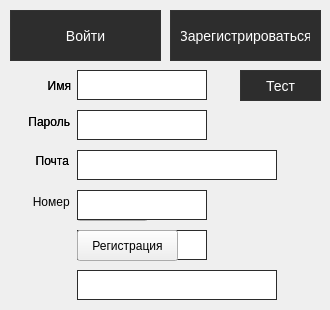
<?xml version="1.0" encoding="UTF-8"?>
<ui version="4.0">
 <class>MainWindow</class>
 <widget class="QMainWindow" name="MainWindow">
  <property name="geometry">
   <rect>
    <x>0</x>
    <y>0</y>
    <width>330</width>
    <height>310</height>
   </rect>
  </property>
  <property name="minimumSize">
   <size>
    <width>330</width>
    <height>310</height>
   </size>
  </property>
  <property name="maximumSize">
   <size>
    <width>330</width>
    <height>310</height>
   </size>
  </property>
  <property name="windowTitle">
   <string>LogRegApp</string>
  </property>
  <widget class="QWidget" name="centralwidget">
   <widget class="QLineEdit" name="LE_Login_Username">
    <property name="enabled">
     <bool>true</bool>
    </property>
    <property name="geometry">
     <rect>
      <x>77</x>
      <y>70</y>
      <width>130</width>
      <height>30</height>
     </rect>
    </property>
    <property name="styleSheet">
     <string notr="true">QLineEdit 
{
    color: white; 
    border: 1px solid #2b2b2b; 
    padding: 5px; 
}

QLineEdit:focus
 {
    border: 1px solid #524e4e; 
}

QLineEdit::placeholder 
{
    color: gray; 
}
</string>
    </property>
    <property name="text">
     <string/>
    </property>
   </widget>
   <widget class="QLineEdit" name="LE_Login_Password">
    <property name="enabled">
     <bool>true</bool>
    </property>
    <property name="geometry">
     <rect>
      <x>77</x>
      <y>110</y>
      <width>130</width>
      <height>30</height>
     </rect>
    </property>
    <property name="styleSheet">
     <string notr="true">QLineEdit 
{
    color: white; 
    border: 1px solid #2b2b2b; 
    padding: 5px; 
}

QLineEdit:focus
 {
    border: 1px solid #524e4e; 
}

QLineEdit::placeholder 
{
    color: gray; 
}
</string>
    </property>
   </widget>
   <widget class="QLabel" name="NoChangeText_Login_Password">
    <property name="enabled">
     <bool>true</bool>
    </property>
    <property name="geometry">
     <rect>
      <x>20</x>
      <y>113</y>
      <width>50</width>
      <height>17</height>
     </rect>
    </property>
    <property name="styleSheet">
     <string notr="true">font: 900 10pt &quot;Segoe UI&quot;;</string>
    </property>
    <property name="text">
     <string>Пароль</string>
    </property>
    <property name="alignment">
     <set>Qt::AlignmentFlag::AlignRight|Qt::AlignmentFlag::AlignTrailing|Qt::AlignmentFlag::AlignVCenter</set>
    </property>
   </widget>
   <widget class="QLabel" name="NoChangeText_Login_Username">
    <property name="enabled">
     <bool>true</bool>
    </property>
    <property name="geometry">
     <rect>
      <x>10</x>
      <y>77</y>
      <width>61</width>
      <height>17</height>
     </rect>
    </property>
    <property name="styleSheet">
     <string notr="true">font: 900 10pt &quot;Segoe UI&quot;;</string>
    </property>
    <property name="text">
     <string>Имя</string>
    </property>
    <property name="alignment">
     <set>Qt::AlignmentFlag::AlignRight|Qt::AlignmentFlag::AlignTrailing|Qt::AlignmentFlag::AlignVCenter</set>
    </property>
   </widget>
   <widget class="QPushButton" name="PB_Login_Login">
    <property name="enabled">
     <bool>true</bool>
    </property>
    <property name="geometry">
     <rect>
      <x>77</x>
      <y>190</y>
      <width>71</width>
      <height>31</height>
     </rect>
    </property>
    <property name="styleSheet">
     <string notr="true">QPushButton 
{
    color: white; 
    background-color: #2d2d2d; 
    border: 1px solid #333; 
    padding: 5px 10px; 
    font-size: 14px; 
    border-radius: 0px; 
}

QPushButton:hover 
{
    background-color: #333;
    border: 1px solid #555;
}

QPushButton:pressed {
    background-color: #555;
    border: 1px solid #777; 
}
font: 700 9pt &quot;Segoe UI&quot;;
</string>
    </property>
    <property name="text">
     <string>Вход</string>
    </property>
   </widget>
   <widget class="QLineEdit" name="LE_Login_Info">
    <property name="enabled">
     <bool>false</bool>
    </property>
    <property name="geometry">
     <rect>
      <x>77</x>
      <y>230</y>
      <width>130</width>
      <height>30</height>
     </rect>
    </property>
    <property name="styleSheet">
     <string notr="true">QLineEdit 
{
    color: white; 
    border: 1px solid #2b2b2b; 
    padding: 5px; 
}

QLineEdit:focus
 {
    border: 1px solid #524e4e; 
}

QLineEdit::placeholder 
{
    color: gray; 
}
</string>
    </property>
   </widget>
   <widget class="QLabel" name="NoChangeText_Login_Mail">
    <property name="enabled">
     <bool>true</bool>
    </property>
    <property name="geometry">
     <rect>
      <x>30</x>
      <y>152</y>
      <width>39</width>
      <height>17</height>
     </rect>
    </property>
    <property name="layoutDirection">
     <enum>Qt::LayoutDirection::LeftToRight</enum>
    </property>
    <property name="styleSheet">
     <string notr="true">font: 900 10pt &quot;Segoe UI&quot;;</string>
    </property>
    <property name="text">
     <string>Почта</string>
    </property>
    <property name="alignment">
     <set>Qt::AlignmentFlag::AlignRight|Qt::AlignmentFlag::AlignTrailing|Qt::AlignmentFlag::AlignVCenter</set>
    </property>
   </widget>
   <widget class="QLineEdit" name="LE_Login_Mail">
    <property name="enabled">
     <bool>true</bool>
    </property>
    <property name="geometry">
     <rect>
      <x>77</x>
      <y>150</y>
      <width>200</width>
      <height>30</height>
     </rect>
    </property>
    <property name="styleSheet">
     <string notr="true">QLineEdit 
{
    color: white; 
    border: 1px solid #2b2b2b; 
    padding: 5px; 
}

QLineEdit:focus
 {
    border: 1px solid #524e4e; 
}

QLineEdit::placeholder 
{
    color: gray; 
}
</string>
    </property>
   </widget>
   <widget class="QLabel" name="NoChangeText_Registration_Username">
    <property name="enabled">
     <bool>true</bool>
    </property>
    <property name="geometry">
     <rect>
      <x>10</x>
      <y>77</y>
      <width>61</width>
      <height>17</height>
     </rect>
    </property>
    <property name="styleSheet">
     <string notr="true">font: 900 10pt &quot;Segoe UI&quot;;</string>
    </property>
    <property name="text">
     <string>Имя</string>
    </property>
    <property name="alignment">
     <set>Qt::AlignmentFlag::AlignRight|Qt::AlignmentFlag::AlignTrailing|Qt::AlignmentFlag::AlignVCenter</set>
    </property>
   </widget>
   <widget class="QLabel" name="NoChangeText_Registration_Password">
    <property name="enabled">
     <bool>true</bool>
    </property>
    <property name="geometry">
     <rect>
      <x>20</x>
      <y>113</y>
      <width>50</width>
      <height>17</height>
     </rect>
    </property>
    <property name="styleSheet">
     <string notr="true">font: 900 10pt &quot;Segoe UI&quot;;</string>
    </property>
    <property name="text">
     <string>Пароль</string>
    </property>
    <property name="alignment">
     <set>Qt::AlignmentFlag::AlignRight|Qt::AlignmentFlag::AlignTrailing|Qt::AlignmentFlag::AlignVCenter</set>
    </property>
   </widget>
   <widget class="QLabel" name="NoChangeText_Registration_Mail">
    <property name="enabled">
     <bool>true</bool>
    </property>
    <property name="geometry">
     <rect>
      <x>30</x>
      <y>152</y>
      <width>39</width>
      <height>17</height>
     </rect>
    </property>
    <property name="styleSheet">
     <string notr="true">font: 900 10pt &quot;Segoe UI&quot;;</string>
    </property>
    <property name="text">
     <string>Почта</string>
    </property>
    <property name="alignment">
     <set>Qt::AlignmentFlag::AlignRight|Qt::AlignmentFlag::AlignTrailing|Qt::AlignmentFlag::AlignVCenter</set>
    </property>
   </widget>
   <widget class="QLabel" name="NoChangeText_PhoneNumber">
    <property name="enabled">
     <bool>true</bool>
    </property>
    <property name="geometry">
     <rect>
      <x>22</x>
      <y>194</y>
      <width>51</width>
      <height>16</height>
     </rect>
    </property>
    <property name="styleSheet">
     <string notr="true">font: 900 10pt &quot;Segoe UI&quot;;</string>
    </property>
    <property name="text">
     <string>Номер </string>
    </property>
    <property name="alignment">
     <set>Qt::AlignmentFlag::AlignRight|Qt::AlignmentFlag::AlignTrailing|Qt::AlignmentFlag::AlignVCenter</set>
    </property>
   </widget>
   <widget class="QLineEdit" name="LE_Registration_Username">
    <property name="enabled">
     <bool>true</bool>
    </property>
    <property name="geometry">
     <rect>
      <x>77</x>
      <y>70</y>
      <width>130</width>
      <height>30</height>
     </rect>
    </property>
    <property name="styleSheet">
     <string notr="true">QLineEdit 
{
    color: white; 
    border: 1px solid #2b2b2b; 
    padding: 5px; 
}

QLineEdit:focus
 {
    border: 1px solid #524e4e; 
}

QLineEdit::placeholder 
{
    color: gray; 
}
</string>
    </property>
   </widget>
   <widget class="QLineEdit" name="LE_Registration_Password">
    <property name="enabled">
     <bool>true</bool>
    </property>
    <property name="geometry">
     <rect>
      <x>77</x>
      <y>110</y>
      <width>130</width>
      <height>30</height>
     </rect>
    </property>
    <property name="styleSheet">
     <string notr="true">QLineEdit 
{
    color: white; 
    border: 1px solid #2b2b2b; 
    padding: 5px; 
}

QLineEdit:focus
 {
    border: 1px solid #524e4e; 
}

QLineEdit::placeholder 
{
    color: gray; 
}
</string>
    </property>
   </widget>
   <widget class="QLineEdit" name="LE_Registration_Mail">
    <property name="enabled">
     <bool>true</bool>
    </property>
    <property name="geometry">
     <rect>
      <x>77</x>
      <y>150</y>
      <width>200</width>
      <height>30</height>
     </rect>
    </property>
    <property name="styleSheet">
     <string notr="true">QLineEdit 
{
    color: white; 
    border: 1px solid #2b2b2b; 
    padding: 5px; 
}

QLineEdit:focus
 {
    border: 1px solid #524e4e; 
}

QLineEdit::placeholder 
{
    color: gray; 
}
</string>
    </property>
   </widget>
   <widget class="QLineEdit" name="LE_Registration_PhoneNumber">
    <property name="enabled">
     <bool>true</bool>
    </property>
    <property name="geometry">
     <rect>
      <x>77</x>
      <y>190</y>
      <width>130</width>
      <height>30</height>
     </rect>
    </property>
    <property name="styleSheet">
     <string notr="true">QLineEdit 
{
    color: white; 
    border: 1px solid #2b2b2b; 
    padding: 5px; 
}

QLineEdit:focus
 {
    border: 1px solid #524e4e; 
}

QLineEdit::placeholder 
{
    color: gray; 
}
</string>
    </property>
   </widget>
   <widget class="QPushButton" name="PB_Registration_Registration">
    <property name="enabled">
     <bool>true</bool>
    </property>
    <property name="geometry">
     <rect>
      <x>77</x>
      <y>230</y>
      <width>101</width>
      <height>31</height>
     </rect>
    </property>
    <property name="styleSheet">
     <string notr="true">QPushButton
{
    color: white; 
    background-color: #2d2d2d; 
    border: 1px solid #333; 
    padding: 5px 10px; 
    font-size: 14px; 
    border-radius: 0px; 
}

QPushButton:hover 
{
    background-color: #333; 
    border: 1px solid #555; 
}

QPushButton:pressed 
{
    background-color: #555; 
    border: 1px solid #777; 
}
font: 700 9pt &quot;Segoe UI&quot;;
</string>
    </property>
    <property name="text">
     <string>Регистрация</string>
    </property>
   </widget>
   <widget class="QLineEdit" name="LE_Registration_info">
    <property name="enabled">
     <bool>false</bool>
    </property>
    <property name="geometry">
     <rect>
      <x>77</x>
      <y>270</y>
      <width>200</width>
      <height>30</height>
     </rect>
    </property>
    <property name="styleSheet">
     <string notr="true">QLineEdit 
{
    color: white; 
    border: 1px solid #2b2b2b; 
    padding: 5px; 
}

QLineEdit:focus
 {
    border: 1px solid #524e4e; 
}

QLineEdit::placeholder 
{
    color: gray; 
}

</string>
    </property>
   </widget>
   <widget class="QPushButton" name="PB_Start_Login">
    <property name="geometry">
     <rect>
      <x>10</x>
      <y>10</y>
      <width>151</width>
      <height>51</height>
     </rect>
    </property>
    <property name="styleSheet">
     <string notr="true">QPushButton 
{
    color: white; 
    background-color: #2d2d2d;
    border: 1px solid #333; 
    padding: 5px 10px;
    font-size: 14px; 
    border-radius: 0px;
}

QPushButton:hover
{
    background-color: #333; 
    border: 1px solid #555; 
}

QPushButton:pressed
{
    background-color: #555; 
    border: 1px solid #777; 
}</string>
    </property>
    <property name="text">
     <string>Войти</string>
    </property>
   </widget>
   <widget class="QPushButton" name="PB_Start_Registration">
    <property name="geometry">
     <rect>
      <x>170</x>
      <y>10</y>
      <width>151</width>
      <height>51</height>
     </rect>
    </property>
    <property name="styleSheet">
     <string notr="true">QPushButton 
{
    color: white;
    background-color: #2d2d2d; 
    border: 1px solid #333; 
    padding: 5px 10px; 
    font-size: 14px; 
    border-radius: 0px; 
}

QPushButton:hover 
{
    background-color: #333; 
    border: 1px solid #555; 
}

QPushButton:pressed 
{
    background-color: #555; 
    border: 1px solid #777; 
}</string>
    </property>
    <property name="text">
     <string>Зарегистрироваться</string>
    </property>
   </widget>
   <widget class="QPushButton" name="PB_Start_Test">
    <property name="geometry">
     <rect>
      <x>240</x>
      <y>70</y>
      <width>81</width>
      <height>31</height>
     </rect>
    </property>
    <property name="styleSheet">
     <string notr="true">QPushButton 
{
    color: white; 
    background-color: #2d2d2d;
    border: 1px solid #333; 
    padding: 5px 10px; 
    font-size: 14px; 
    border-radius: 0px; 
}

QPushButton:hover 
{
    background-color: #333; 
    border: 1px solid #555; 
}

QPushButton:pressed 
{
    background-color: #555; 
    border: 1px solid #777; 
}</string>
    </property>
    <property name="text">
     <string>Тест</string>
    </property>
   </widget>
  </widget>
 </widget>
 <resources/>
 <connections/>
</ui>
